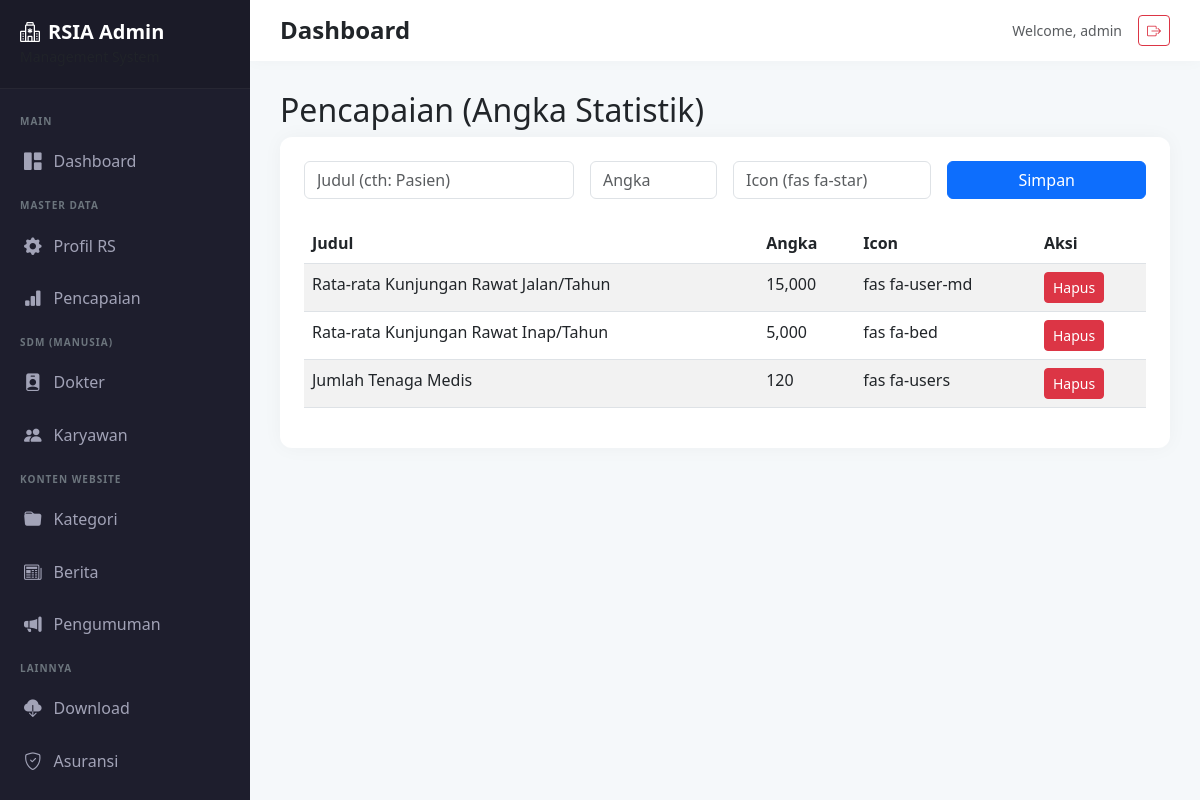
The page /admin/achievements.php (signed in) on the database its author committed.
### tables this page shows
CREATE TABLE `achievements` (
  `id` int(11) NOT NULL,
  `title` varchar(100) NOT NULL,
  `count` int(11) NOT NULL,
  `icon` varchar(50) DEFAULT 'fas fa-hospital'
);

### config/database.php (called while the page is built, shortened)
<?php
class Database {
    private $host = DB_HOST;
    private $dbname = DB_NAME;
    private $user = DB_USER;
    private $pass = DB_PASS;
    private $dbh;
    private $stmt;
    public function __construct() {
        $dsn = 'mysql:host=' . $this->host . ';dbname=' . $this->dbname;
        $options = [
            PDO::ATTR_PERSISTENT => true,
            PDO::ATTR_ERRMODE => PDO::ERRMODE_EXCEPTION
        ];
        try {
            $this->dbh = new PDO($dsn, $this->user, $this->pass, $options);
        } catch(PDOException $e) {
            die("Koneksi gagal: " . $e->getMessage());
        }
    }
    public function query($query) {
        $this->stmt = $this->dbh->prepare($query);
    }
    public function execute() {
        return $this->stmt->execute();
    }
    public function resultSet() {
        $this->execute();
        return $this->stmt->fetchAll(PDO::FETCH_ASSOC);
    }
}
?>

### admin/achievements.php (the view, shortened to what this page needs)
<?php
require_once '../config/database.php'; $db = new Database();
 $db->query("SELECT * FROM achievements");
 $rows = $db->resultSet();
require_once 'nav_admin.php';
?>
    <h2>Pencapaian (Angka Statistik)</h2>
    <div class="card p-4">
        <form method="POST" class="row g-3 mb-4">
            <div class="col-md-4"><input type="text" name="title" id="editTitle" class="form-control" placeholder="Judul (cth: Pasien)" required></div>
            <div class="col-md-2"><input type="number" name="count" id="editCount" class="form-control" placeholder="Angka" required></div>
            <div class="col-md-3"><input type="text" name="icon" id="editIcon" class="form-control" placeholder="Icon (fas fa-star)" required></div>
            <div class="col-md-3"><button type="submit" class="btn btn-primary w-100">Simpan</button></div>
        </form>
        <table class="table table-striped">
            <thead><tr><th>Judul</th><th>Angka</th><th>Icon</th><th>Aksi</th></tr></thead>
            <tbody>
                <?php foreach($rows as $r): ?>
                <tr>
                    <td><?php echo $r['title']; ?></td>
                    <td><?php echo number_format($r['count']); ?></td>
                    <td><i class="<?php echo $r['icon']; ?>"></i> <?php echo $r['icon']; ?></td>
                    <td>
                        <a href="?delete=<?php echo $r['id']; ?>" class="btn btn-sm btn-danger" onclick="return confirm('Hapus?')">Hapus</a>
                    </td>
                </tr>
                <?php endforeach; ?>
            </tbody>
        </table>
    </div>
<?php require_once 'footer_admin.php'; ?>

### admin/nav_admin.php (style rules this page uses)
:root { --sidebar-width: 250px; --primary-color: #4a51f9; --sidebar-bg: #1e1e2d; --sidebar-hover: #2a2a3d; }
body { background-color: #f5f8fa; font-family: 'Segoe UI', Roboto, sans-serif; overflow-x: hidden; }
.card { border: none; border-radius: 12px; box-shadow: 0 0 20px rgba(0,0,0,0.04); margin-bottom: 25px; }

### rows shown on the page
achievements: title "Rata-rata Kunjungan Rawat Jalan/Tahun", count "15,000", icon "fas fa-user-md"
achievements: title "Rata-rata Kunjungan Rawat Inap/Tahun", count "5,000", icon "fas fa-bed"
achievements: title "Jumlah Tenaga Medis", count "120", icon "fas fa-users"

### other values the page prints
$_SESSION['admin_user'] "admin"
